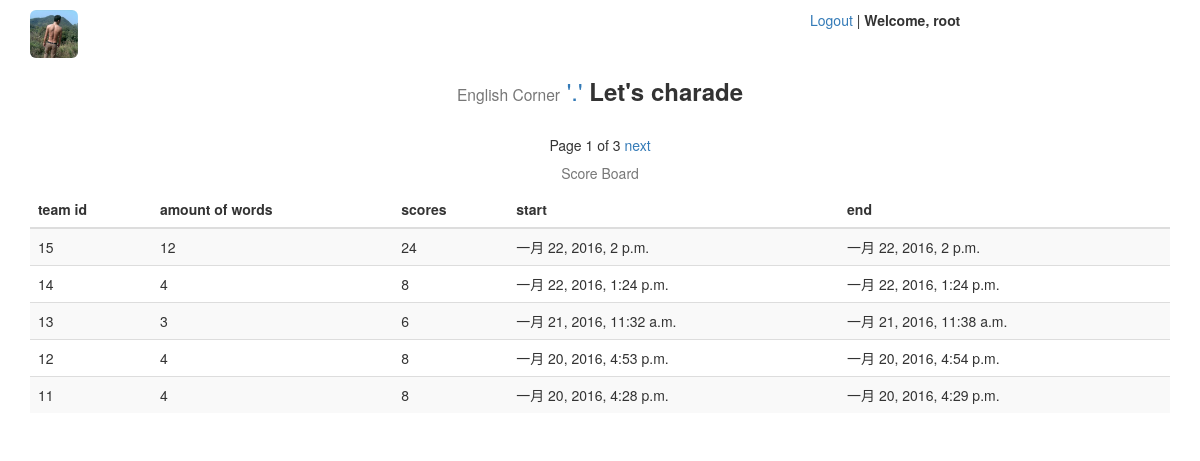
The page /charade/board/ (signed in) on the database as committed earlier.
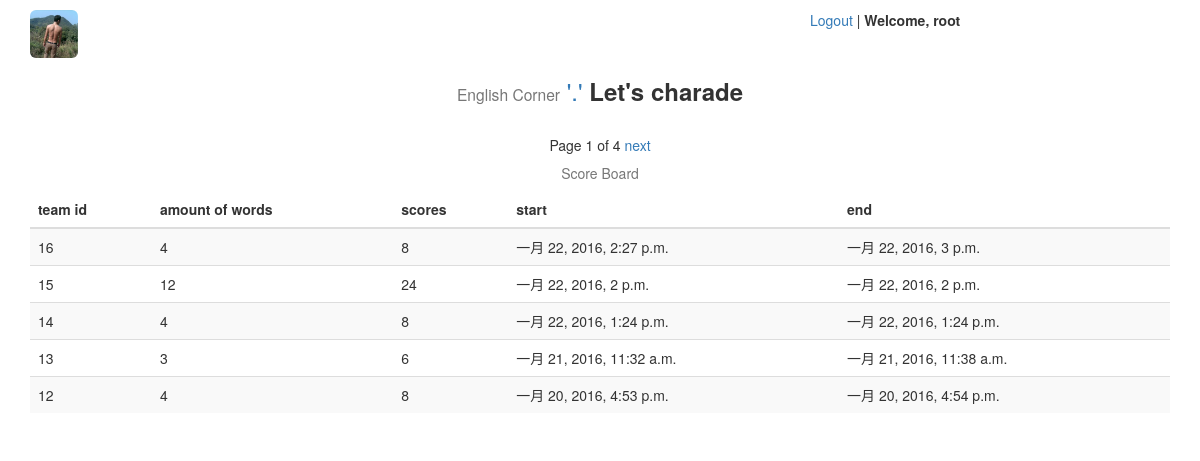
The same page on the database as committed later.
### charade/models.py (models this page shows, shortened)
@python_2_unicode_compatible
class GameScoreBoard(models.Model):
    amount = models.IntegerField('单词总数', default=0)
    scores = models.IntegerField('总得分', default=0)
    dt_start = models.DateTimeField('开始时间', auto_now_add=True)
    dt_end = models.DateTimeField('结束时间', auto_now=True)

### charade/views.py (the view)
@login_required
def game_board(request):
    game_score_board = GameScoreBoard.objects.order_by('-dt_start')
    paginator = Paginator(game_score_board, 5) # show 5 rows per page
    page = request.GET.get('page')
    try:
        board = paginator.page(page)
    except PageNotAnInteger:
        board = paginator.page(1)
    except EmptyPage:
        board = paginator.page(paginator.num_pages)
    context = {'board': board}
    return render(request, 'charade/board.html', context)

### charade/templates/charade/board.html (shortened to what this page needs)
{% extends 'charade/base.html' %}
{% block content %}
{% if board %}
<div class="row text-center">
    <span>
        Page {{ board.number }} of {{ board.paginator.num_pages }}
    </span>
    {% if board.has_next %}
    <span>
        <a href="?page={{ board.next_page_number }}">next</a>
    </span>
    {% endif %}
</div>
<div class="table-responsive">
    <table class="table table-striped">
        <caption class="text-center">Score Board</caption>
        <thead>
            <tr>
                <th>team id</th>
                <th>amount of words</th>
                <th>scores</th>
                <th>start</th>
                <th>end</th>
            </tr>
        </thead>
        <tbody>
        {% for b in board %}
            <tr>
                <td>{{ b.id }}</a></td>
                <td>{{ b.amount }}</a></td>
                <td>{{ b.scores }}</a></td>
                <td>{{ b.dt_start }}</a></td>
                <td>{{ b.dt_end }}</a></td>
            </tr>
        {% endfor %}
        </tbody>
    </table>
</div>
{% else %}
<div class="row">
    <h1><p class="text-danger text-center">No records available.</p></h1>
</div>
{% endif %}
{% endblock %}

### charade/templates/charade/base.html (shortened to what this page needs)
{% load staticfiles %}
<!DOCTYPE html>
<html xmlns="http://www.w3.org/1999/xhtml">
<head>
    <link rel="stylesheet" href="{% static 'charade/css/bootstrap.min.css' %}">
</head>
<body>
<div class="container">
    <div class="row">
        <div class="col-md-4">
            <a href="/">
                <img class="img-rounded" style="width: 48px; height: 48px;"
                    src="{% static 'charade/images/header.jpg' %}"
                    alt="Home" title="Back Home? Click me."></img>
            </a>
        </div>
        <div class="col-md-4">
        {% if user.is_authenticated %}
            <a href="{% url 'django.contrib.auth.views.logout' %}" title="logout">Logout</a>
            |<strong>
            Welcome, {{ user.username }}
            </strong>
        {% endif %}
        </div>
    </div>
    <div class="row">
        <div class="col-md-2">
        </div>
        <div class="col-md-8">
            <h3 id="tips" class="text-center">
                <small id="tips1">English Corner</small>
                <a href="{% url 'charade:show_about' %}" title="About">'.'</a>
                <strong id="tips2">Let's charade</strong>
            </h3>
        </div>
        <div class="col-md-2">
        </div>
    </div>
    <div class="row">
        <div class="col-md-6">
        </div>
        <div class="col-md-6">
        </div>
    </div>
    <div class="row">
    </div>
    {% block content %}{% endblock %}
</div>
</body>
</html>

Rows that differ between the two databases and show on the page:
no longer on this page (row unchanged): GameScoreBoard: id "11", amount "4", scores "8", dt_start "一月 20, 2016, 4:28 p.m.", dt_end "一月 20, 2016, 4:29 p.m."
added GameScoreBoard: id "16", amount "4", scores "8", dt_start "一月 22, 2016, 2:27 p.m.", dt_end "一月 22, 2016, 3 p.m."
Other text that changed with them:
{{ board.paginator.num_pages }}: "3" → "4"
